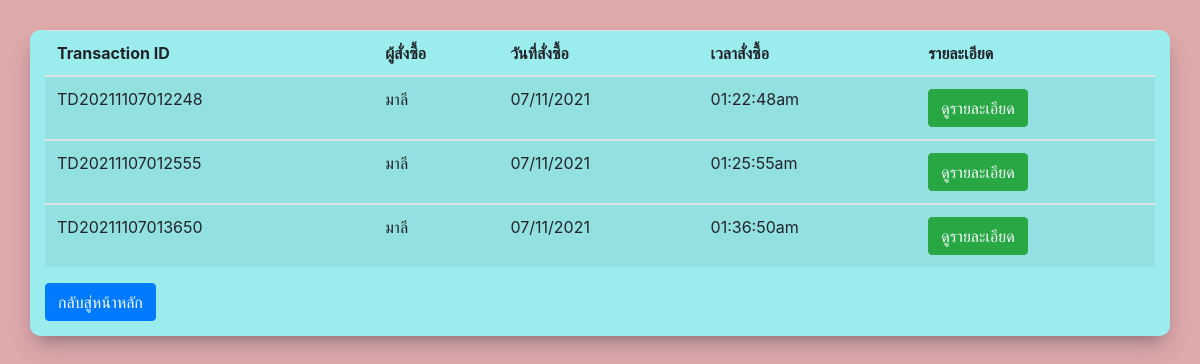
Screenshot of /orderadmin.php with the database file from the repository.
### tables this page shows
CREATE TABLE `orderpd` (
  `tid` varchar(20) NOT NULL,
  `pid` varchar(20) NOT NULL,
  `size` varchar(5) NOT NULL,
  `quantity` int(10) NOT NULL,
  `username` varchar(30) NOT NULL,
  `statusPD` varchar(30) NOT NULL,
  `tracking` varchar(20) NOT NULL,
  `DtoOrder` char(10) NOT NULL,
  `Cid` char(6) NOT NULL,
  `timeOrder` varchar(15) NOT NULL
);

CREATE TABLE `account` (
  `username` varchar(30) NOT NULL,
  `title` varchar(5) NOT NULL,
  `name` varchar(40) NOT NULL,
  `address` text NOT NULL,
  `contact` text NOT NULL,
  `password` varchar(200) NOT NULL
);

### orderadmin.php (the view, shortened to what this page needs)
<?php include('db.php') ?>
<html>
    <head>
    <link rel="stylesheet" href="https://cdnjs.cloudflare.com/ajax/libs/twitter-bootstrap/4.1.3/css/bootstrap.min.css">
    </head>
    <body style="background-color:#deaaaa;">
    <div class="container">
    <table class="table table-striped">
    <thead>
      <tr>
        <th scope="col">Transaction ID</th>
        <th scope="col">ผู้สั่งซื้อ</th>
        <th scope="col">วันที่สั่งซื้อ</th>
        <th scope="col">เวลาสั่งซื้อ</th>
        <th scope="col">รายละเอียด</th>
      </tr>
    </thead>
    <?php $data = $pdo->prepare("SELECT * FROM orderpd JOIN account ON orderpd.username=account.username WHERE tracking='ยังไม่ระบุ' GROUP BY tid");
             $data->execute();
             while($row = $data->fetch()) : ?>
    <tbody>
      <tr>
        <td><?php echo $row['tid'];?></td>
        <td><?php echo $row['name'];?></td>
        <td><?php echo $row['DtoOrder'];?></td>
        <td><?php echo $row['timeOrder'];?></td>
        <td><a href="./orderdetail.php?tid=<?php echo $row['tid']; ?>"><button class="btn btn-success">ดูรายละเอียด</button></td>
      </tr>
    </tbody>
    <?php endwhile; ?>
  </table>
  <a href="./index.php"><button class="btn btn-primary" style="margin-bottom:15px;">กลับสู่หน้าหลัก</button>
</div>
</body>
</html>

### orderadmin.php (style rules this page uses)
.container { background-color:#9becec; width:auto; height: auto; margin-top:30px; border-radius:10px; box-shadow: rgba(50, 50, 93, 0.25) 0px 13px 27px -5px, rgba(0, 0, 0, 0.3) 0px 8px 16px -8px; }

### rows the page displays
orderpd: tid "TD20211107012248", username.name "มาลี", DtoOrder "07/11/2021", timeOrder "01:22:48am"
orderpd: tid "TD20211107012555", username.name "มาลี", DtoOrder "07/11/2021", timeOrder "01:25:55am"
orderpd: tid "TD20211107013650", username.name "มาลี", DtoOrder "07/11/2021", timeOrder "01:36:50am"
